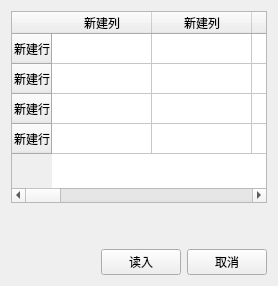
          <widget class="QWidget" name="tab_10">
           <attribute name="title">
            <string>负荷/室外干球温度、室外湿球温度</string>
           </attribute>
           <layout class="QHBoxLayout" name="horizontalLayout_25">
            <item>
             <layout class="QGridLayout" name="gridLayout_20">
              <item row="0" column="0">
               <widget class="QTableWidget" name="tableWidget_10">
                <row>
                 <property name="text">
                  <string>新建行</string>
                 </property>
                </row>
                <row>
                 <property name="text">
                  <string>新建行</string>
                 </property>
                </row>
                <row>
                 <property name="text">
                  <string>新建行</string>
                 </property>
                </row>
                <row>
                 <property name="text">
                  <string>新建行</string>
                 </property>
                </row>
                <column>
                 <property name="text">
                  <string>新建列</string>
                 </property>
                </column>
                <column>
                 <property name="text">
                  <string>新建列</string>
                 </property>
                </column>
                <column>
                 <property name="text">
                  <string>新建列</string>
                 </property>
                </column>
                <column>
                 <property name="text">
                  <string>新建列</string>
                 </property>
                </column>
                <column>
                 <property name="text">
                  <string>新建列</string>
                 </property>
                </column>
                <column>
                 <property name="text">
                  <string>新建列</string>
                 </property>
                </column>
                <column>
                 <property name="text">
                  <string>新建列</string>
                 </property>
                </column>
                <column>
                 <property name="text">
                  <string>新建列</string>
                 </property>
                </column>
                <column>
                 <property name="text">
                  <string>新建列</string>
                 </property>
                </column>
                <column>
                 <property name="text">
                  <string>新建列</string>
                 </property>
                </column>
                <column>
                 <property name="text">
                  <string>新建列</string>
                 </property>
                </column>
                <column>
                 <property name="text">
                  <string>新建列</string>
                 </property>
                </column>
                <column>
                 <property name="text">
                  <string>新建列</string>
                 </property>
                </column>
               </widget>
              </item>
              <item row="2" column="0">
               <layout class="QGridLayout" name="gridLayout_21">
                <item row="0" column="0">
                 <spacer name="horizontalSpacer_12">
                  <property name="orientation">
                   <enum>Qt::Horizontal</enum>
                  </property>
                  <property name="sizeHint" stdset="0">
                   <size>
                    <width>40</width>
                    <height>20</height>
                   </size>
                  </property>
                 </spacer>
                </item>
                <item row="0" column="1">
                 <layout class="QHBoxLayout" name="horizontalLayout_26">
                  <item>
                   <widget class="QPushButton" name="pushButton_40">
                    <property name="text">
                     <string>读入</string>
                    </property>
                   </widget>
                  </item>
                  <item>
                   <widget class="QPushButton" name="pushButton_41">
                    <property name="text">
                     <string>取消</string>
                    </property>
                   </widget>
                  </item>
                 </layout>
                </item>
               </layout>
              </item>
              <item row="1" column="0">
               <spacer name="verticalSpacer_10">
                <property name="orientation">
                 <enum>Qt::Vertical</enum>
                </property>
                <property name="sizeHint" stdset="0">
                 <size>
                  <width>20</width>
                  <height>40</height>
                 </size>
                </property>
               </spacer>
              </item>
             </layout>
            </item>
           </layout>
          </widget>
